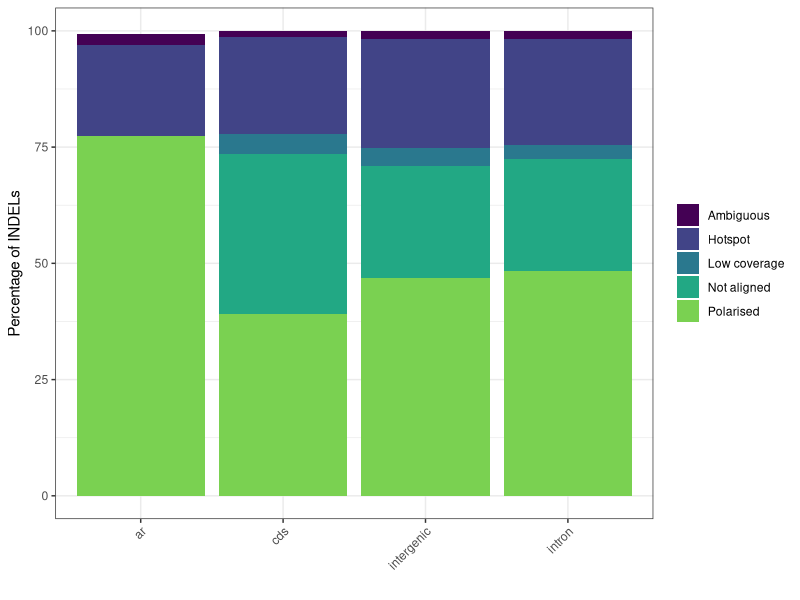

This chart was generated by the following R code:
library(ggplot2)
library(viridis)

non_r = read.csv('polarisation_summary_indels_nonrep.csv')
ar = subset(read.csv('polarisation_summary_indels_ar.csv'), cat!='not_aligned' & cat!='low_coverage')
#ar$percent = (ar$count / (19851 * (1.24 + 0.3))) * 100
all_sum = rbind(non_r, ar)

print(all_sum)

# make plot of pol success
png('pol_success_indels.png', width=4, height=3, res=320, units='in')

ggplot(subset(all_sum, cat!='total' & cat!='unpolarised'), aes(x=region, y=percent, fill=cat)) +
    geom_bar(stat='identity') +
    scale_fill_manual(values=viridis(6),
    labels = c('Ambiguous', 'Hotspot', 'Low coverage', 'Not aligned', 'Polarised')) +
    theme_bw() + theme(legend.title=element_blank()) +
    labs(y='Percentage of INDELs', x='') +
    theme(axis.text.x=element_text(angle=45, hjust=1))

dev.off()